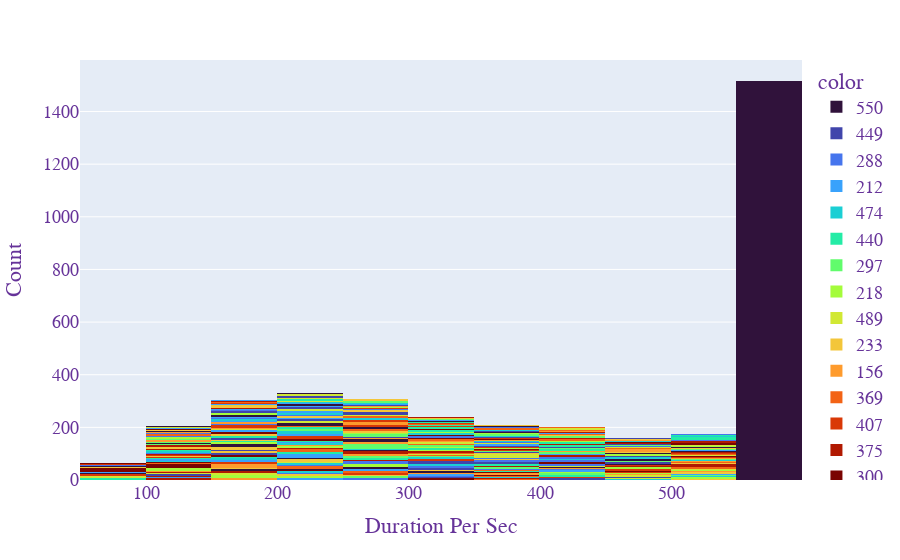

Source (notebook cell):
### Code cell
fig6 = px.histogram(x = bank['duration'],color = bank.duration,nbins=10,color_discrete_sequence=px.colors.sequential.Turbo)

fig6.update_layout(
    title_x=0.5,
    title_font_color='rgb(42, 1, 52)',
    xaxis_title="Duration Per Sec",
    yaxis_title="Count",
    font=dict(
        family="Courier New, monospace",
        size=18,
        color="RebeccaPurple"
    ))
